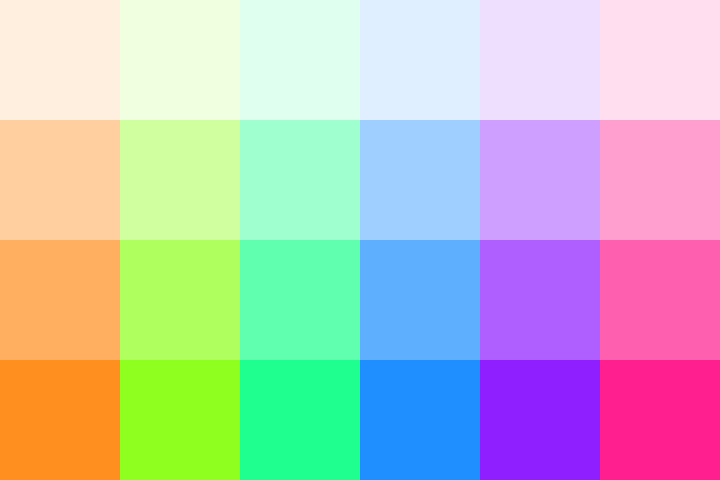
Frame 1 (no input)
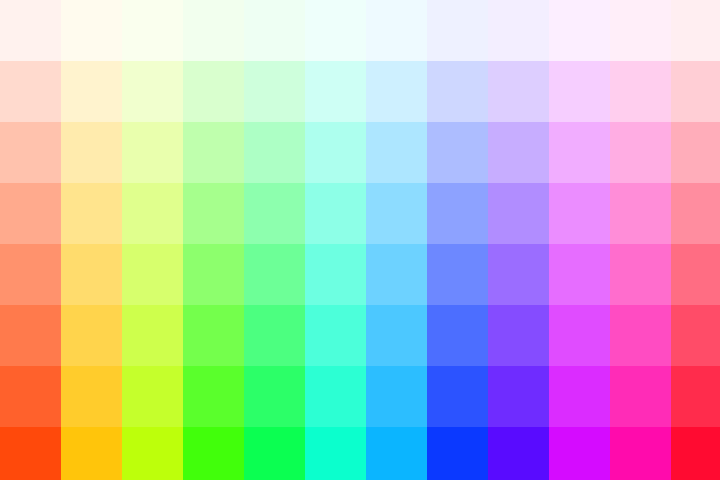
Frame 60 (the mouse pressed at the canvas centre just before this capture)
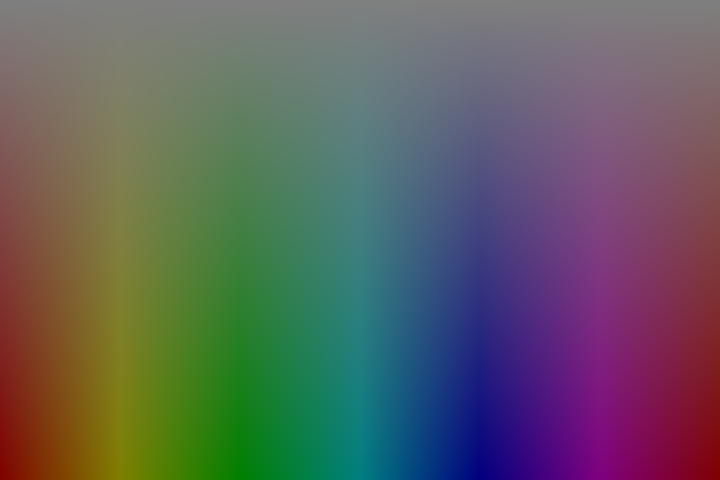
Frame 120 (the mouse held since frame 60 and released just before this capture)

The Processing sketch that drew these frames (run headless with seeded random() and noise(); from frame 60 on, the mouse is pressed at the canvas centre):

// Processing sketch: nested_for_loop
// ── nested_for_loop.pde
// by Aven, New Media Communication, WPP, SADA
// Sep 30th, 2017
// Make Design Interact

//if statement + nested for loop + hsb color

int gsize = 120;
int step = -1;
void setup() {
  size(720, 480);
  colorMode(HSB, width, height, width);
  noStroke();
  frameRate(24);
}


void draw() {
  //draw grid
  for (int i =0; i < width; i+=gsize) {
    for (int j = 0; j < height; j+=gsize) {
      fill(i+0.5*gsize, j+0.5*gsize, width-mouseX); //hsb color: x--> Hue y-->Saturation, mouseX --> Brightness
      rect(i, j, gsize, gsize);
    }
  }  
  gsize += step; //change grid size
  if (gsize >= 120 || gsize <= 1) step *= -1; //make the scale effect bounce
}
